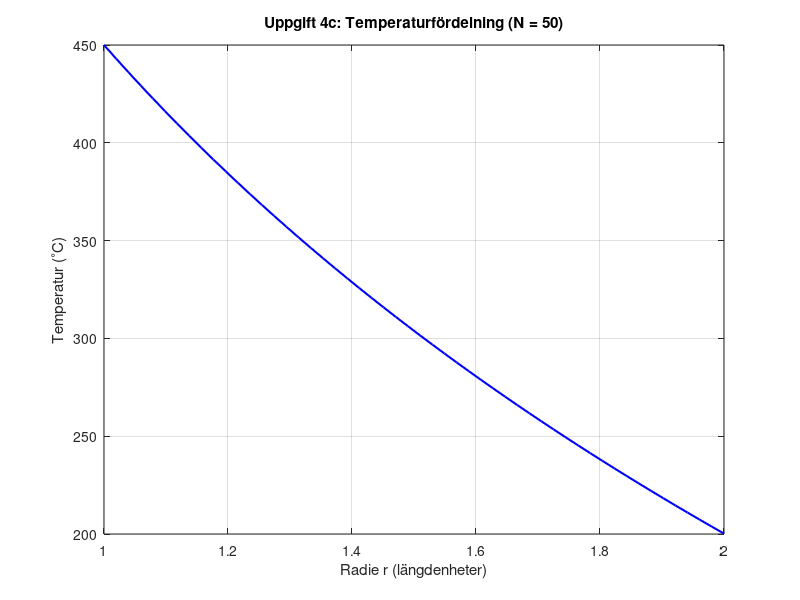
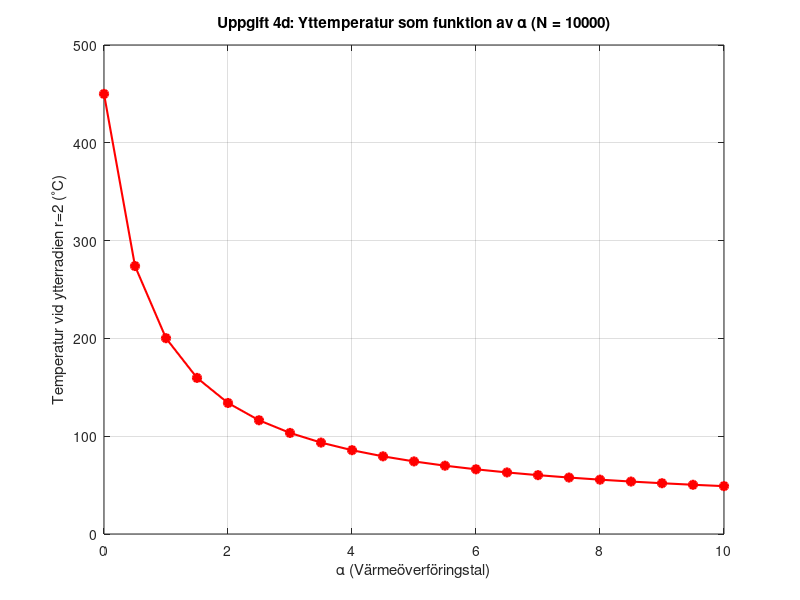

Write MATLAB code to recreate these figures, in order.
clear; clc; close all;

%% --- UPPGIFT 4c: Konvergensstudie för k = 1, alpha = 1 ---
fprintf('--- Uppgift 4c: Successiva fördubblingar ---\n');

% Fasta parametrar
Ti = 450;
Te = 20;
Ri = 1;
Ry = 2;
k = 1;
alpha_4c = 1;

N = 25;              % Startvärde enligt instruktion
T_out_old = 0;       % Variabel för att spara föregående resultat
skillnad = 1;        % Startvärde för loopen

% Loopa och dubbla N tills vi har stabiliserat minst 1 decimal (skillnad < 0.05)
while skillnad > 0.05
    h = (Ry - Ri) / (N + 1);
    r = Ri+h : h : Ry;
    
    A = sparse(N+1, N+1);
    b = zeros(N+1, 1);
    
    % Rad 1
    A(1, 1) = -2 * r(1); A(1, 2) = r(1) + h/2; b(1) = -(r(1) - h/2) * Ti;
    
    % Rad 2 till N
    for i = 2:N
        A(i, i-1) = r(i) - h/2;
        A(i, i)   = -2 * r(i);
        A(i, i+1) = r(i) + h/2;
    end
    
    % Sista raden
    A(N+1, N)   = 2 * r(N+1);
    A(N+1, N+1) = -2 * r(N+1) - (2*h*alpha_4c/k) * (r(N+1) + h/2);
    b(N+1)      = -(2*h*alpha_4c*Te/k) * (r(N+1) + h/2);
    
    % Lös systemet
    T_solve = A \ b;
    T_out_new = T_solve(end);
    
    % Beräkna skillnaden mot förra N för att kolla precisionen
    skillnad = abs(T_out_new - T_out_old);
    
    % Skriv ut i kommandofönstret
    fprintf('N = %4d ger temperaturen: %.5f\n', N, T_out_new);
    
    % Förbered för nästa varv om precisionen inte räcker
    if skillnad > 0.05
        T_out_old = T_out_new;
        N = N * 2; % Dubbla N
    end
end

fprintf('=> Kravet på en korrekt decimal uppnått vid N = %d\n\n', N);

% Plotta temperaturfördelningen för det sista (och bästa) N-värdet
figure(1);
T_full = [Ti; T_solve];
r_full = [Ri, r];
plot(r_full, T_full, 'b-', 'LineWidth', 1.5);
xlabel('Radie r (längdenheter)');
ylabel('Temperatur (^{\circ}C)');
title(['Uppgift 4c: Temperaturfördelning (N = ', num2str(N), ')']);
grid on;


%% --- UPPGIFT 4d: Variera alpha (N = 10000) ---

N_4d = 10000; % Nytt N enligt uppgift 4d
h = (Ry - Ri) / (N_4d + 1);
r = Ri+h : h : Ry;

% 20 intervall från 0 till 10 innebär 21 punkter
alpha_vec = linspace(0, 10, 21); 
T_out_4d = zeros(length(alpha_vec), 1);

% Bygg statiska delen av matrisen (Görs bara en gång för att spara tid!)
A = sparse(N_4d+1, N_4d+1);
b = zeros(N_4d+1, 1);

A(1, 1) = -2 * r(1); A(1, 2) = r(1) + h/2; b(1) = -(r(1) - h/2) * Ti;
for i = 2:N_4d
    A(i, i-1) = r(i) - h/2;
    A(i, i)   = -2 * r(i);
    A(i, i+1) = r(i) + h/2;
end

% Loopa över de olika alpha-värdena
for m = 1:length(alpha_vec)
    alpha_current = alpha_vec(m);
    
    % Byt bara ut sista raden
    A(N_4d+1, N_4d)   = 2 * r(N_4d+1);
    A(N_4d+1, N_4d+1) = -2 * r(N_4d+1) - (2*h*alpha_current/k) * (r(N_4d+1) + h/2);
    b(N_4d+1)         = -(2*h*alpha_current*Te/k) * (r(N_4d+1) + h/2);
    
    % Lös systemet och spara sista värdet
    T_solve = A \ b;
    T_out_4d(m) = T_solve(end);
end

% Plotta yttemperaturen som funktion av alpha
figure(2);
plot(alpha_vec, T_out_4d, 'r-o', 'LineWidth', 1.5, 'MarkerFaceColor', 'r');
xlabel('\alpha (Värmeöverföringstal)');
ylabel('Temperatur vid ytterradien r=2 (^{\circ}C)');
title('Uppgift 4d: Yttemperatur som funktion av \alpha (N = 10000)');
grid on;
